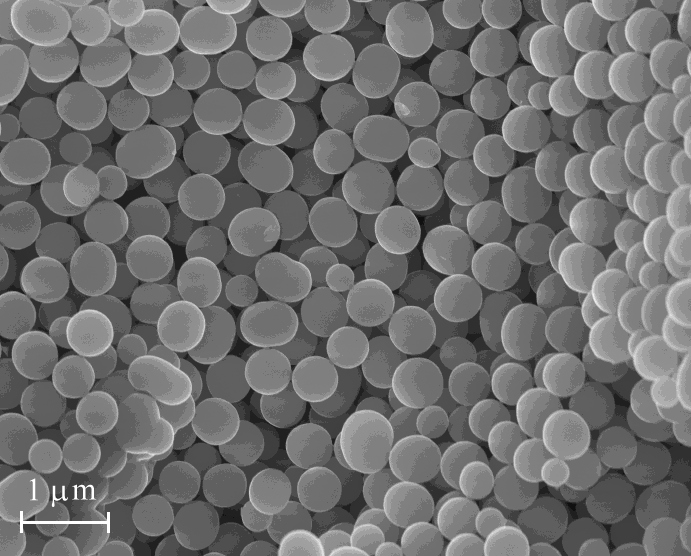
#> input picture Opal_Tecopa_near_gem.jpg, 691 x 556 px
$ python -i imageseg.py   (imports and definitions only)   (older library calls are emulated)
#> lines starting #> are read from the running program, lines starting #| are printed output that depends on the picture; after the words box and inside, x2 and y2 are one past the last pixel; in counts of white or black regions, pixels touching at a corner belong together
#> further down, picture is the input picture: shape (556, 691); min 13, max 255, mean 111
### nanoBALLS/segmentparser.py
import cv2
import numpy as np
import pandas as pd
from skimage.measure import regionprops

def segmentparser(segmented_image, binary):
    """Docstring.

    Code courtesy Chad Curtis, pulled from L9 Image Proccessing Lecture"""

    props = regionprops(segmented_image, intensity_image=binary)
    x = y = area = perimeter = intensity = np.zeros(len(props))

    index_i = 0

    for index_j in props:
        x[index_i] = index_j.centroid[0]
        y[index_i] = index_j.centroid[1]
        area[index_i] = index_j.area

        index_i = index_i + 1

    segment_properties = pd.DataFrame({'X': x, 'Y': y, 'Area': area})

    return segment_properties

### nanoBALLS/imageseg.py
import cv2
from matplotlib import pyplot as plt
import numpy as np
import pandas as pd
from skimage.feature import peak_local_max
from skimage.morphology import watershed
from scipy import ndimage
import argparse
from skimage.measure import label
from segmentparser import segmentparser

def imageseg(Cont_Image):
    """imageseg('Image Name')

    This program takes an image that has been pre-proccessed by an edge finding script as its sole input, segments it, and spits out a segmented image file and a pandas dataframe of individual particle positions.

    This function works by creating a binary of an image that has been run through edge detection software, then finding the center of those particles through an Euclidean Distance function.  This was chosen over the typical watershed iterative erosion method because of its increased control in finding the center of particles, allowing for greater detection of overlapped and small particles.  """

    proccessedImage = np.array(Cont_Image, dtype=np.uint8)

    ret, binary = cv2.threshold(Cont_Image,0,255,cv2.THRESH_BINARY_INV+cv2.THRESH_OTSU)
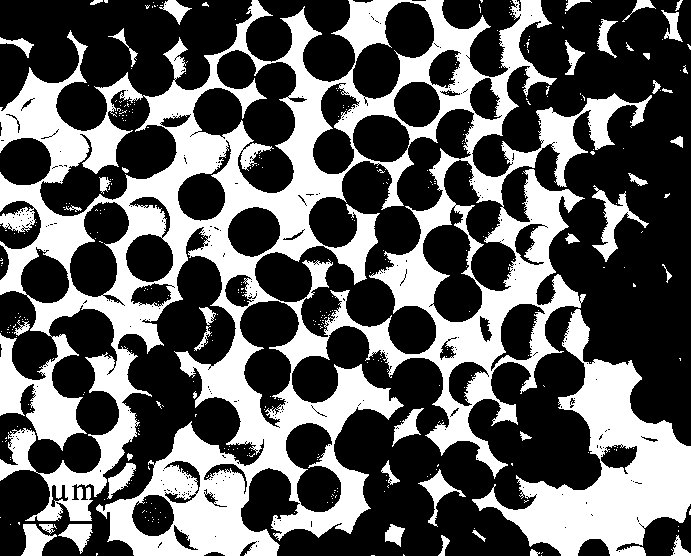
#> binary: shape (556, 691); 37.2% white; 392 white regions (348 under 20 px), largest, box (x1, y1, x2, y2) and area: (0, 0, 652, 556) 115518, (472, 309, 691, 556) 18995, (592, 185, 649, 262) 1132
#> ret = 101
    distTransform = ndimage.distance_transform_bf(binary)
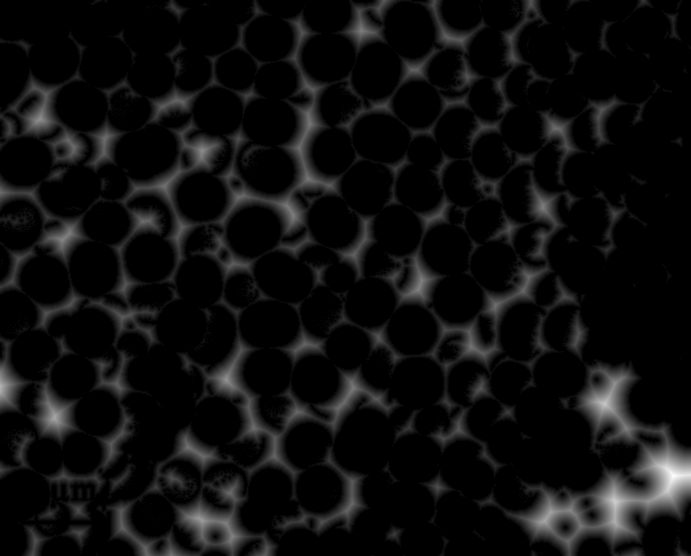
#> distTransform: shape (556, 691) float64; min 0, max 32.76, mean 1.9; drawn with min black and max white
    localMax = peak_local_max(distTransform, indices=False, min_distance=20,labels=binary)
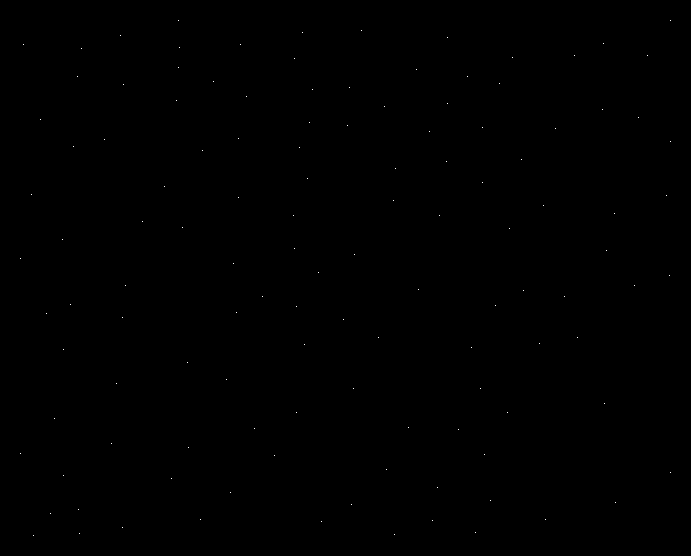
#> localMax: shape (556, 691) bool; 0.03% white in thin lines or dots, all inside (x1, y1, x2, y2) = (20, 20, 671, 536)
    label = ndimage.label(localMax)[0]
#> label: shape (556, 691) int32; 124 distinct labels, from 0 to 123
    segments = watershed(-distTransform, label, mask=binary)
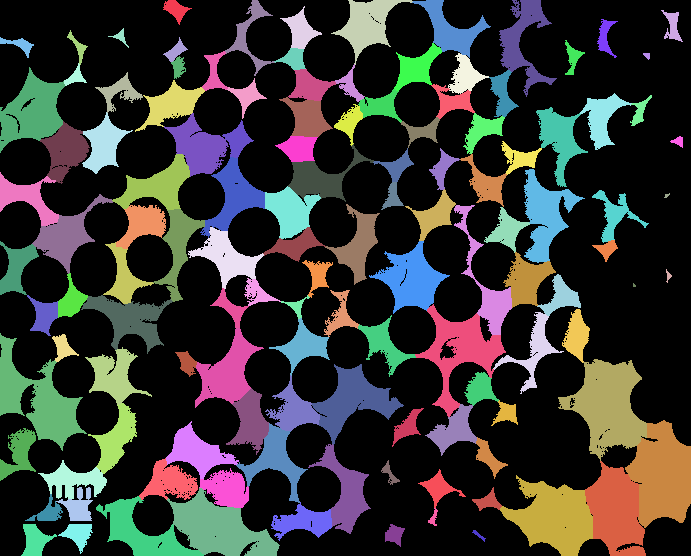
#> segments: shape (556, 691) int32; 124 distinct labels, from 0 to 123; one colour per label, 0 black

    segment_locations = segmentparser(segments, binary)
#> in segmentparser, `props = regionprops(segmented_image, intensity_image=binary)`: props = 123 regions; largest, box (x1, y1, x2, y2) and area: (558, 359, 647, 461) 4889, (625, 420, 691, 528) 4790, (500, 475, 593, 556) 4337, (0, 333, 87, 451) 3995, (167, 488, 280, 556) 3951
#> in segmentparser, `x = y = area = perimeter = intensity = np.zeros(len(props))`: x = 123 values from 0 to 0
#> the loop in segmentparser, `for index_j in props:` made 123 passes
#> after the loop in segmentparser, `for index_j in props:`: area = 123 values, max 4889 at index 91, min 9 at index 68, mean 1128.4; index_i = 123; x has the same summary as area; y has the same summary as area
#> in segmentparser, `segment_properties = pd.DataFrame({'X': x, 'Y': y, 'Area': area})`: segment_properties = table of 123 rows and 3 columns
#> segment_locations = table of 123 rows and 3 columns

    return segments, segment_locations

>>> import cv2
>>> picture = cv2.imread('../Opal_Tecopa_near_gem.jpg', cv2.IMREAD_GRAYSCALE)
>>> result = imageseg(picture)
